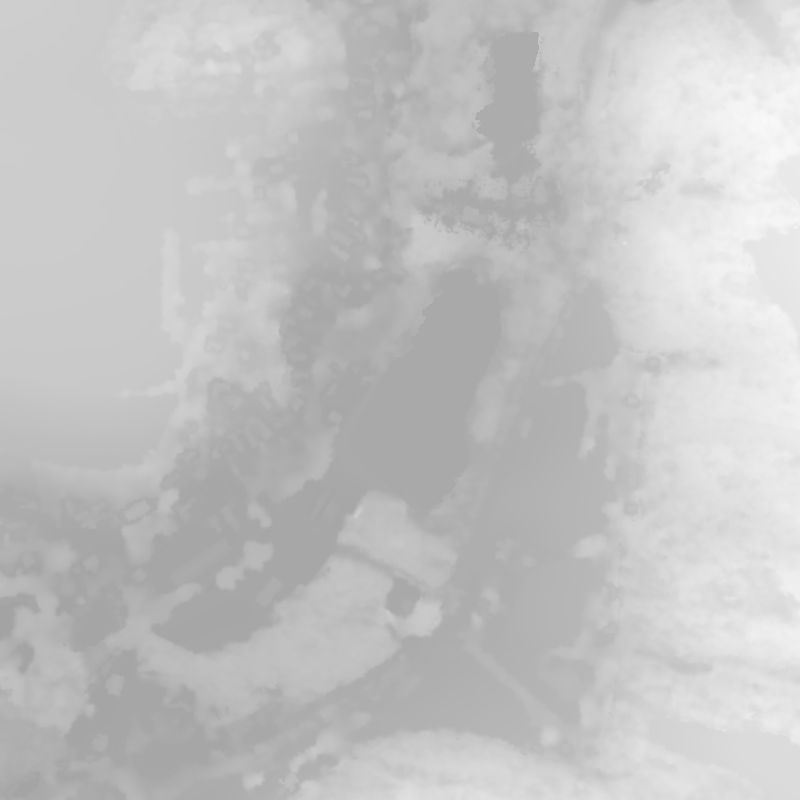
#> input picture projects/mcr-2026-dron/data/dsm_core_1m_render.tif, 800 x 800 px, found by its file name; the run also reads 1 picture not shown here
$ python sun_estimate.py
#> lines starting #> are read from the running program, lines starting #| are printed output that depends on the picture; after the words box and inside, x2 and y2 are one past the last pixel; in counts of white or black regions, pixels touching at a corner belong together; pictures that were not available may be replaced by others from this repository, and a replacement may not be noted
# Estimate sun azimuth/elevation of the ortho by matching DSM cast shadows to dark ortho pixels.
import numpy as np, tifffile
from PIL import Image
Image.MAX_IMAGE_PIXELS=None
D='/home/user/Clipcreator/projects/mcr-2026-sponzori/drone/data/'
dsm=tifffile.imread(D+'dsm_core_1m_render.tif').astype(np.float32)
#> dsm is the input picture: shape (800, 800) float32; min 163.5, max 249.2, mean 195
dtm=tifffile.imread(D+'dtm_core_1m_render.tif').astype(np.float32)
orto=np.asarray(Image.open(D+'orto_core_4096.jpg').convert('RGB').resize((800,800),Image.BOX)).astype(np.float32)/255
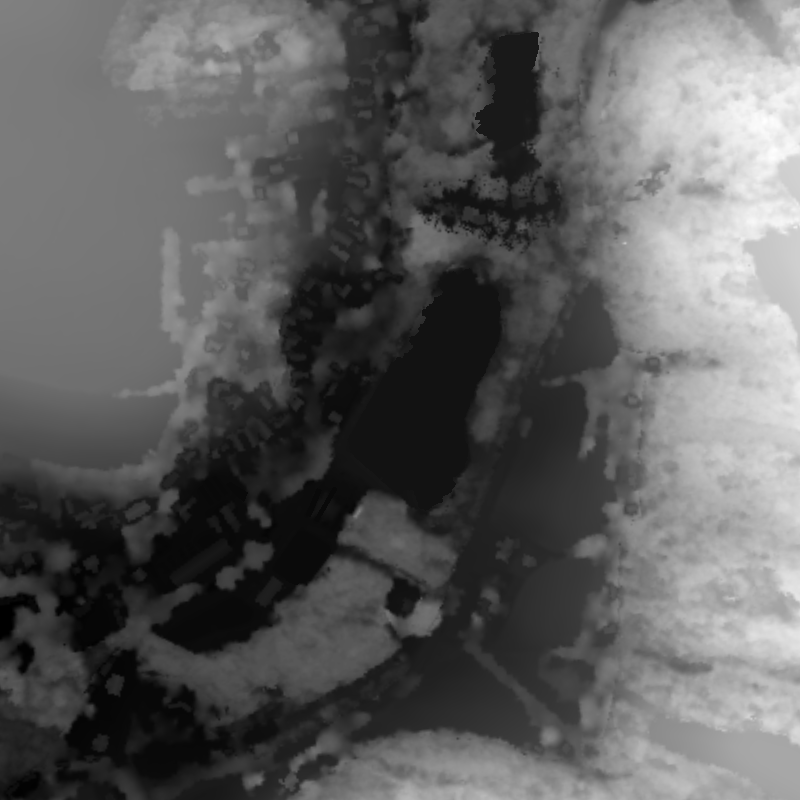
#> input picture projects/mcr-2026-dron/data/hm_core_dsm_1m.png, 800 x 800 px, given in place of orto_core_4096.jpg, which was not available
#> orto: shape (800, 800, 3) float32; every value is 1
lum=orto@np.array([0.299,0.587,0.114],np.float32)
#> lum: shape (800, 800) float32; every value is 1
water=np.asarray(Image.open(D+'water_mask_1m.png'))>127
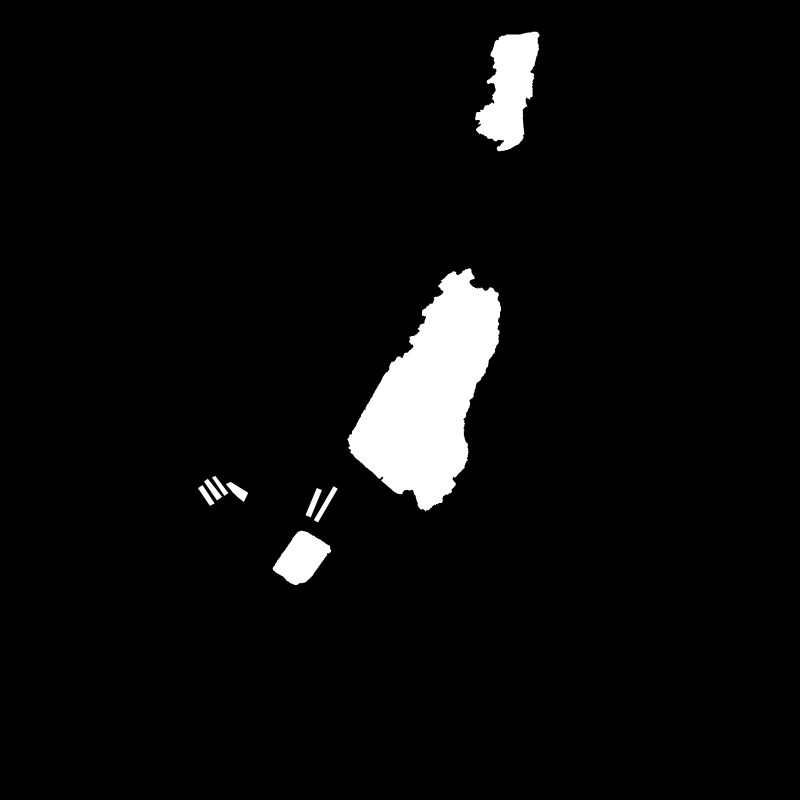
#> input picture projects/mcr-2026-dron/data/water_mask_1m.png, 800 x 800 px, found by its file name
#> water: shape (800, 800) bool; 4.2% white; 9 white regions, largest, box (x1, y1, x2, y2) and area: (347, 268, 501, 511) 19601, (475, 32, 540, 151) 4578, (273, 531, 331, 585) 1852
ndsm=dsm-dtm
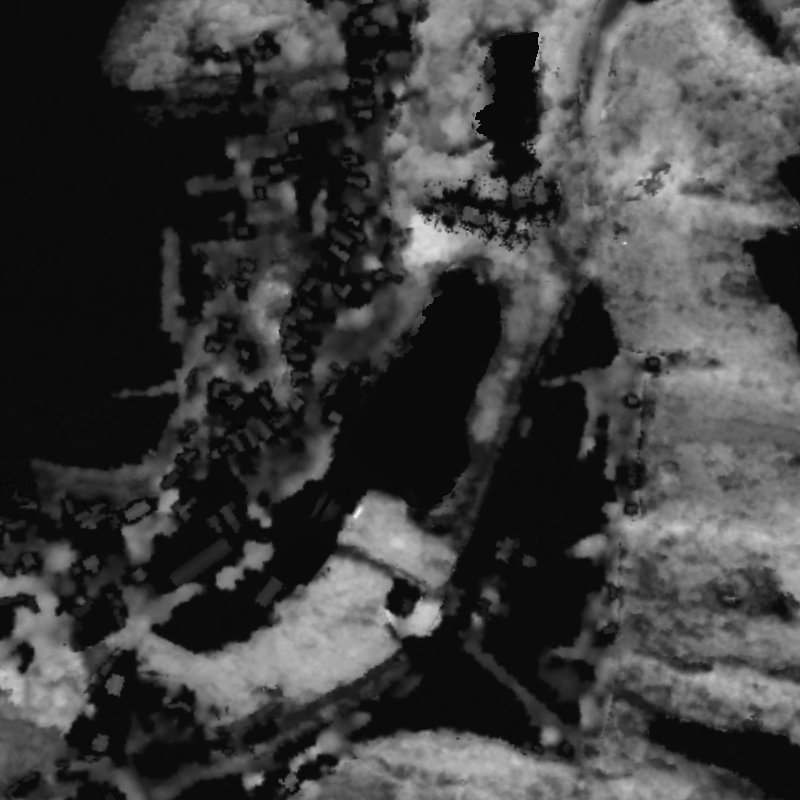
#> ndsm: shape (800, 800) float32; min -1.74, max 38.74, mean 8.2; drawn with min black and max white
# evaluate on open ground pixels (nDSM<0.7, not water): shadowed ground is dark
ground=(ndsm<0.7)&(~water)
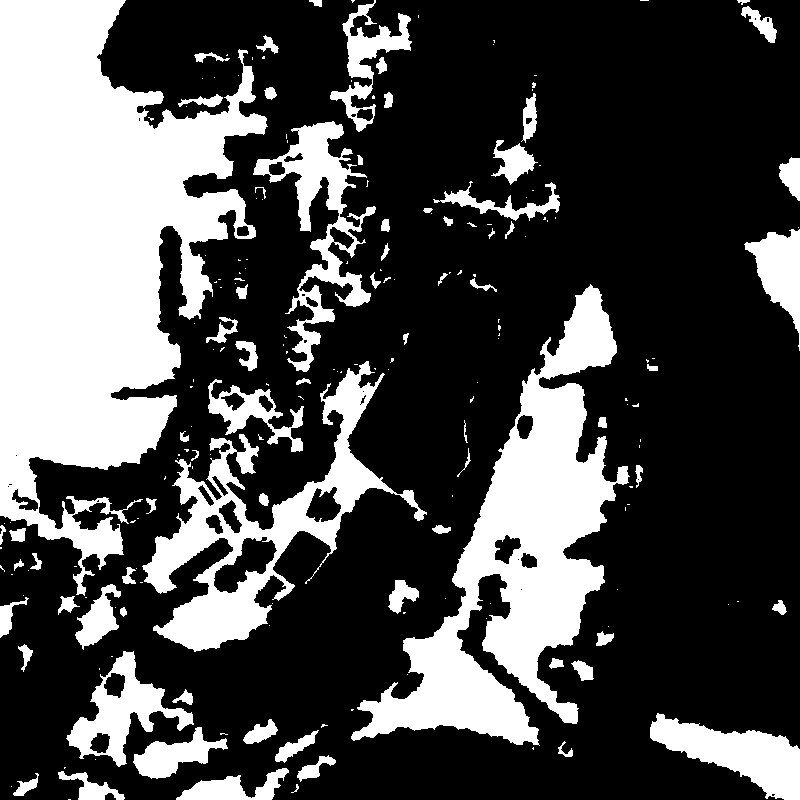
#> ground: shape (800, 800) bool; 30.1% white; 201 white regions (128 under 20 px), largest, box (x1, y1, x2, y2) and area: (0, 0, 268, 596) 85596, (351, 284, 630, 746) 42508, (142, 361, 427, 652) 19262
def shadow(az,el,steps=80):
    # direction toward sun in raster coords: east=+col, north=-row
    dx=np.sin(np.radians(az)); dy=-np.cos(np.radians(az)); t=np.tan(np.radians(el))
    sh=np.zeros_like(dsm,bool)
    H,W=dsm.shape
    for k in range(1,steps):
        sx=int(round(dx*k)); sy=int(round(dy*k))
        # value at (r+sy, c+sx)
        src=np.full_like(dsm,-1e9)
        r0=max(0,-sy); r1=min(H,H-sy); c0=max(0,-sx); c1=min(W,W-sx)
        src[r0:r1,c0:c1]=dsm[r0+sy:r1+sy,c0+sx:c1+sx]
        dist=np.hypot(sx,sy)
        sh|= src > dsm + dist*t + 0.3
    return sh
best=[]
L=lum[ground]
for az in range(130,235,5):
    for el in range(30,70,5):
        s=shadow(az,el)[ground]
        if s.sum()<100: continue
        # separation of luminance between shadow and lit ground
        d=(L[~s].mean()-L[s].mean())/L.std()
        best.append((d,az,el,s.mean()))
#> after the loop, best = 168 items, first 6: (nan, 130, 30, 0.167), (nan, 130, 35, 0.127), (nan, 130, 40, 0.0961), (nan, 130, 45, 0.0706), (nan, 130, 50, 0.0499), (nan, 130, 55, 0.033)
best.sort(reverse=True)
for b in best[:10]: print('score %.3f az %d el %d frac %.3f'%b)
#> this loop made 10 passes
#> b on passes 1 to 10: (nan, 130, 30, 0.167), (nan, 130, 35, 0.127), (nan, 130, 40, 0.0961), (nan, 130, 45, 0.0706), (nan, 130, 50, 0.0499), (nan, 130, 55, 0.033), (nan, 130, 60, 0.0197), (nan, 130, 65, 0.0101), (nan, 135, 30, 0.163), (nan, 135, 35, 0.124)
#| score nan az 130 el 30 frac 0.167
#| score nan az 130 el 35 frac 0.127
#| score nan az 130 el 40 frac 0.096
#| score nan az 130 el 45 frac 0.071
#| score nan az 130 el 50 frac 0.050
#| score nan az 130 el 55 frac 0.033
#| score nan az 130 el 60 frac 0.020
#| score nan az 130 el 65 frac 0.010
#> (further printed lines are left out)
